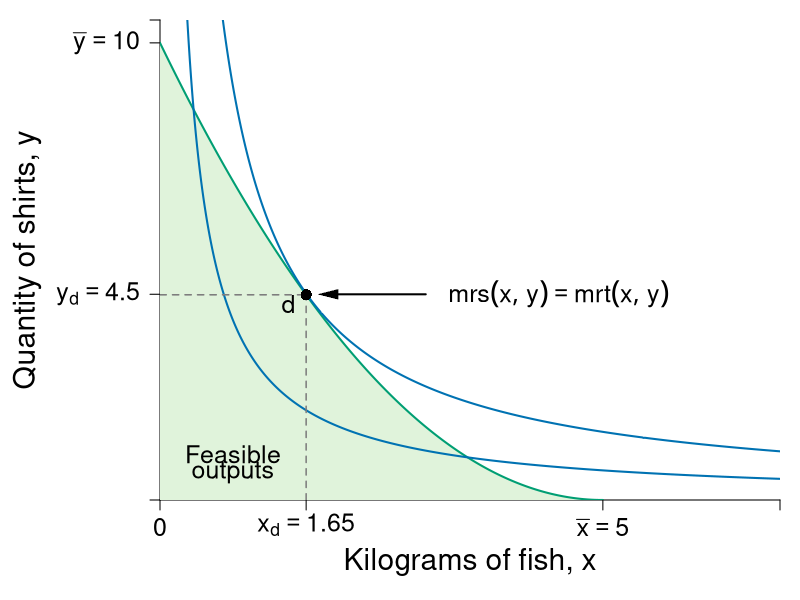

Write the R code that produced this figure.
#Graph Designer: Simon Halliday
#Authors: Bowles, Foley and Halliday
#Title: Coordination, Conflict and Competition: A Text in Microeconomics

require(shape)
pdf(file = "specprodexch/ppf_eos_indiff_initial.pdf", width = 8, height = 8)

#Set parameters for graphics
pointsize <- 1.8
axislabelsize <- 1.8
labelsize <- 1.5
namesize <- 1.8
annotatesize <- 1.5
graphlinewidth <- 2
segmentlinewidth <- 1.5

COL <- c("#7fc97f", "#beaed4", "#fdc086", "#ffff99", "#386cb0", "#f0027f", "#bf5b17", "#666666")
COLA <- c("#e0f3db", "#99d8c9","#66c2a4","#41ae76", "#238b45", "#005824")
COLB <- c("#4eb3d3", "#2b8cbe", "#0868ac","#084081")
grays <- gray.colors(25, start = 1, end = 0)
CBCols <- c("#009E73","#0072B2","#E69F00")

#Edited the margins to cater for the larger LHS labels
par(mar =  c(5, 8, 1, 1))

#Change this to make it log of l 

# ppf <- function(l, k = 0.5) {
#   k * (1/l)
# }

ppf <- function(fish, k = 10/25, alpha = 2, maxfish = 5) {
  k * (fish - maxfish)^alpha 
}
# 
# fishProd <- function(l, k = 0.5){
#   (-k)*l
# }
# 
# feasibleLabor <- function(l, time = 10){
#   -time - l
# }
# 
# manufactureProd <- function(l, k = 0.1, alpha = 2){
#   k * (-l)^alpha
# }

uFn <- function(x, y, alpha = 0.5){
  (x^alpha)*(y^(1-alpha))
}

budgetExchange <- function(x, yintercept = 12, slope = 1){
  yintercept - slope * x
}

xlims <- c(0, 7)
ylims <- c(0, 10.5)

npts <- 501 
x <- seq(xlims[1], xlims[2], length.out = npts)
y <- seq(ylims[1], ylims[2], length.out = npts) 
a <- c(1.8, 2.73)

plot(0, 0, xlim = xlims, ylim = ylims, type = "n",
     xlab = expression(paste("")),
     ylab = expression(paste("")), 
     xaxt = "n", 
     yaxt = "n", 
     cex.lab = axislabelsize, 
     bty = "n", 
     xaxs="i", 
     yaxs="i"
)

# ticksy <- seq(from = 0, to = ylims[2], by = 1)
# ylabels <- seq(from = 0, to = ylims[2], by = 1)
# ticksx <- seq(from = 0, to = xlims[2], by = 1)
# xlabels <- seq(from = 0, to = xlims[2], by = 1)
ticksy <- c(ylims[1], 4.5, 10, ylims[2])
ylabels <- c(NA, expression(paste(y[d]) == 4.5), expression(paste(bar(y)==10)), NA)
ticksx <- c(xlims[1], 1.65,  5, xlims[2])
xlabels <- c(0, expression(paste(x[d]) == 1.65),  expression(paste(bar(x)==5)), NA)


axis(1, at = ticksx, pos = 0, labels = xlabels, cex.axis = labelsize)
axis(2, at = ticksy, pos = 0, labels = ylabels, las = 1, cex.axis = labelsize)

npts <- 500 
xx1 <- seq(0, 5, length.out = npts)
xx2 <- seq(0, xlims[2], length.out = npts)
xx3 <- seq(xlims[1], 0, length.out = npts)
xx4 <- seq(-11, 0, length.out = npts)

#Draw the polygon for shading the feasible set
xpoly1 <- seq(from = 0, to = 5, length.out = 500)
ypoly1 <- ppf(xpoly1, k = 10/25, alpha = 2, maxfish = 5)
polygon(x = c(xpoly1, rev(xpoly1[1])), y = c(ypoly1, rev(ypoly1)[1]), col=COLA[1], density=NULL, border = NA)

#Draw the graphs
lines(xx1, ppf(xx1, k = 10/25, alpha = 2, maxfish = 5), col = CBCols[1], lwd = graphlinewidth)
#lines(xx2, budgetExchange(xx2,  yintercept = 10, slope = 1.5), col = COL[3], lwd = graphlinewidth)
#lines(xx3, feasibleLabor(xx3, time = 10), col = COL[3], lwd = graphlinewidth)
#lines(xx4, manufactureProd(xx4, k = 0.1, alpha = 2), col = COLB[4], lwd = graphlinewidth)

#Label axes
mtext(expression(paste("Kilograms of fish, ", x)), side = 1, line = 3, cex = axislabelsize)
text(-1.5, 0.5*ylims[2], expression(paste("Quantity of shirts, ", y)), xpd = TRUE, cex = axislabelsize, srt = 90) 


contour(x, y, 
        outer(x, y, uFn),
        drawlabels = FALSE,
        col = CBCols[2],
        lwd = graphlinewidth,
        levels = a, 
        xaxs="i", 
        yaxs="i", 
        add = TRUE)

#Label the indifference curves
text(7.2, 0.72, expression(u[1]^A), cex = labelsize)
text(7.2, 1.35, expression(u[2]^A), cex = labelsize)
#text(7.2, 2.6, expression(u[3]^A), cex = labelsize)

#Label point d
text(1.65 - 0.2, ppf(fish = 1.65) -0.2, expression(d), cex = labelsize)
segments(1.65, 0, 1.65, ppf(fish = 1.65), lty = 2, col = grays[20], lwd = segmentlinewidth)
segments(0, ppf(fish = 1.65), 1.65, ppf(fish = 1.65, k = 10/25, alpha = 2, maxfish = 5), lty = 2, col = grays[20], lwd = segmentlinewidth)
points(1.65, ppf(fish = 1.65), pch = 16, col = "black", cex = 1.5)

#Label point e
# text(3.4 + 0.2, budgetExchange(3.4,  yintercept = 10, slope = 1.5) +.2, expression(e), cex = labelsize)
# segments(3.4, 0, 3.4, budgetExchange(3.4,  yintercept = 10, slope = 1.5), lty = 2, col = grays[20], lwd = segmentlinewidth)
# segments(0, budgetExchange(3.4,  yintercept = 10, slope = 1.5), 3.4, budgetExchange(3.4,  yintercept = 10, slope = 1.5), lty = 2, col = grays[20], lwd = segmentlinewidth)
# points(3.4, budgetExchange(3.4,  yintercept = 10, slope = 1.5), pch = 16, col = "black", cex = 1.5)

#Label point s
# text(0.2, 10.2, expression(s), cex = labelsize)
# points(0.02, 10, pch = 16, col = "black", cex = 1.5)

#Label the feasible frontier
# text(4.5, 7.8, expression("Feasible Frontier"), cex = labelsize)
# text(4.5, 7.4, expression("(production possibilities frontier)"), cex = labelsize)
# Arrows(3.2, 7.8, 0.75, 7.8, col = "black", lty = 1, lwd = 2, arr.type = "triangle", arr.lwd = 0.5)


#Label the exchange constraint
# text(4.6, 8.5, expression("Feasible frontier when"), cex = labelsize)
# text(4.6, 8.1, expression("specializing in shirts"), cex = labelsize)
# Arrows(3.2, 8.3, 1.3, 8.3, col = "black", lty = 1, lwd = 2, arr.type = "triangle", arr.lwd = 0.5)

#Label mrt = mrs
text(4.5, 4.5, expression(paste(mrs(x,y) == mrt(x,y))), cex = labelsize)
Arrows(3, 4.5, 1.9, 4.5, col = "black", lty = 1, lwd = 2, arr.type = "triangle", arr.lwd = 0.5)

text(0.825, 1, expression("Feasible"), cex = labelsize)
text(0.825, 0.6, expression("outputs"), cex = labelsize)

dev.off()
